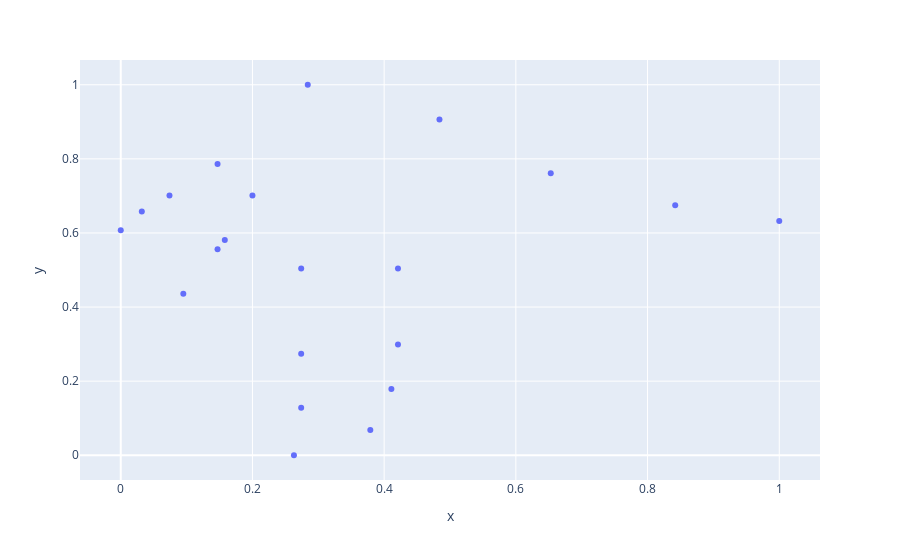

Source (notebook cell):
### Code cell
landmark = norm_75[20]

xs = [landmark[i][0] for i in range(len(landmark))]
ys = [landmark[i][1] for i in range(len(landmark))]

px.scatter(x=xs, y=ys)

### Figure 1 — Plotly figure (JSON) as saved in the notebook; plotly's stock layout.template omitted (floating-point values rounded to 4 significant figures)
{"data": [{"hovertemplate": "x=%{x}<br>y=%{y}<extra></extra>", "legendgroup": "", "marker": {"color": "#636efa", "symbol": "circle"}, "mode": "markers", "name": "", "orientation": "v", "showlegend": false, "type": "scatter", "x": [0.284, 0.484, 0.653, 0.842, 1, 0.421, 0.421, 0.411, 0.379, 0.274, 0.274, 0.274, 0.263, 0.147, 0.095, 0.158, 0.2, 0.032, 0, 0.074, 0.147], "xaxis": "x", "y": [1, 0.906, 0.761, 0.675, 0.632, 0.504, 0.299, 0.179, 0.068, 0.504, 0.274, 0.128, 0, 0.556, 0.436, 0.581, 0.701, 0.658, 0.607, 0.701, 0.786], "yaxis": "y"}], "layout": {"legend": {"tracegroupgap": 0}, "margin": {"t": 60}, "xaxis": {"anchor": "y", "domain": [0, 1], "title": {"text": "x"}}, "yaxis": {"anchor": "x", "domain": [0, 1], "title": {"text": "y"}}}}
